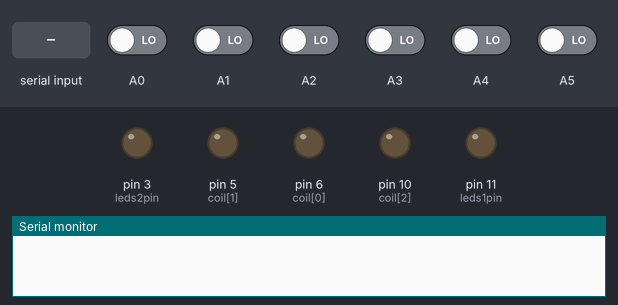
Recording of a sketch running on a simulated Arduino Uno, built with avr-gcc and run on an emulated ATmega328P. Shown: output pins drawn as LEDs (lit = HIGH), the last lines printed to the serial monitor. Inputs (shaded band) come from the test bench; at power-on: A0–5 LOW.

Above: at 1.2 s.
1.3 s: "1" received over the second serial link
At 2.4 s:
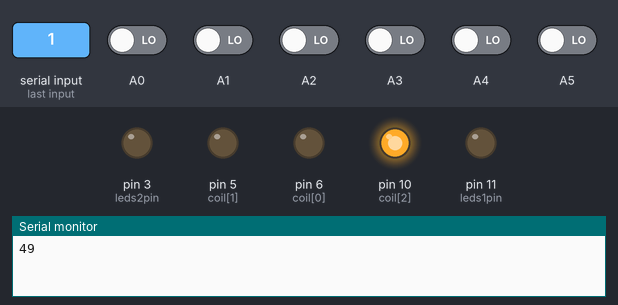
Timing chart, 0 to 4.3 s (numbered marks = the images above; inputs shaded):
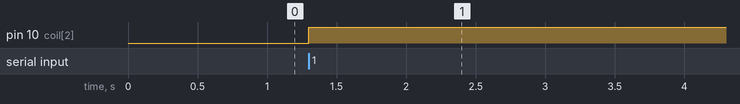

The sketch:

SoftwareSerial_test_partA.ino
```cpp
#include <SoftwareSerial.h>

#define NUM_CONN 3

SoftwareSerial* bus[NUM_CONN];
int RX[NUM_CONN] = {A1, A3, A5};
int TX[NUM_CONN] = {A0, A2, A4};
int coil[NUM_CONN] = {6, 5, 10};

#define leds1pin 11
#define leds2pin 3

// ToDo: turn into arrays / enums:
volatile uint8_t *_rx0PortRegister;
uint8_t _rx0BitMask;
volatile uint8_t *_rx1PortRegister;
uint8_t _rx1BitMask;
volatile uint8_t *_rx2PortRegister;
uint8_t _rx2BitMask;

const int myID = 1;

int activeBus = -1;

unsigned long listenStartTime = 0;
#define listenTimeout 20

void setup(){
  for (int i=0; i<NUM_CONN; i++) {
    bus[i] = new SoftwareSerial(RX[i], TX[i]);
    bus[i]->begin(9600); //1200
    pinMode(coil[i], OUTPUT);
  }

  pinMode(leds1pin, OUTPUT);
  pinMode(leds2pin, OUTPUT);

  digitalWrite(leds1pin, LOW);
  digitalWrite(leds2pin, LOW);

  uint8_t port0 = digitalPinToPort(RX[0]);
  _rx0PortRegister = portInputRegister(port0);
  _rx0BitMask = digitalPinToBitMask(RX[0]);

  uint8_t port1 = digitalPinToPort(RX[1]);
  _rx1PortRegister = portInputRegister(port1);
  _rx1BitMask = digitalPinToBitMask(RX[1]);

  uint8_t port2 = digitalPinToPort(RX[2]);
  _rx2PortRegister = portInputRegister(port2);
  _rx2BitMask = digitalPinToBitMask(RX[2]);

  Serial.begin(9600);
}

void loop(){

  if (activeBus==-1) {
    if (!rx0Read()) {
      setActiveBus(0);
    }
    if (!rx1Read()) {
      setActiveBus(1);
    }
    if (!rx2Read()) {
      setActiveBus(2);
    }
  }
  else {
    readActiveBus();
  }
}

uint8_t rx0Read() {
  return *_rx0PortRegister & _rx0BitMask;
}
uint8_t rx1Read() {
  return *_rx1PortRegister & _rx1BitMask;
}
uint8_t rx2Read() {
  return *_rx2PortRegister & _rx2BitMask;
}

void setActiveBus(int index) {
  activeBus = index;
  listenStartTime = millis();
  bus[index]->listen();
  // SoftwareSerial::handle_interrupt(); // not possible? So requires sending a pulse before sending message.
}

void readActiveBus() {
  //if( bus[activeBus]->available() ){
  while( bus[activeBus]->available() ){
    // only toggle bus's led when index is myID ?
    int index = int(bus[activeBus]->read());
    if(index != 0) {
      // Serial.write(index);
      Serial.println(index);
      //if( index == myID ){
        // int brightness = index*100/10*255/100;
        int brightness = float(index)/10*255;
        //toggleCoil(activeBus, brightness);
        setCoil(activeBus, brightness);
      //   bus[index]->print("I am ");
      //   bus[index]->println(myID);
      //}
      // since we're only sending one thing, after reading it we start checking other ports again
      activeBus = -1;
      break;
    }
  }
  if (millis()-listenStartTime > listenTimeout) activeBus = -1;
}

void toggleCoil(int index) {
  digitalWrite(coil[index], !digitalRead(coil[index]));
}
void setCoil(int index, int value) {
  analogWrite(coil[index], value);
}
```

Measured:
- after the input at 1.3 s, pin 10 (coil[2]): LOW → HIGH at once
